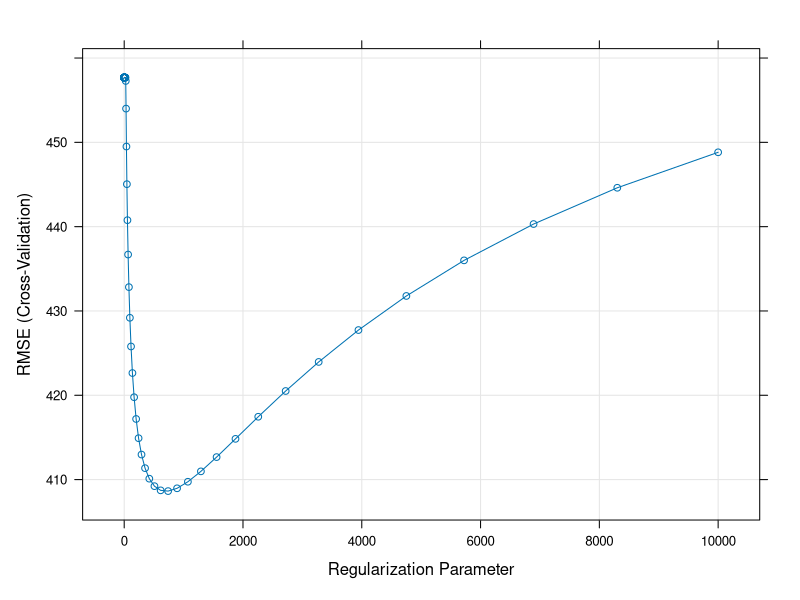
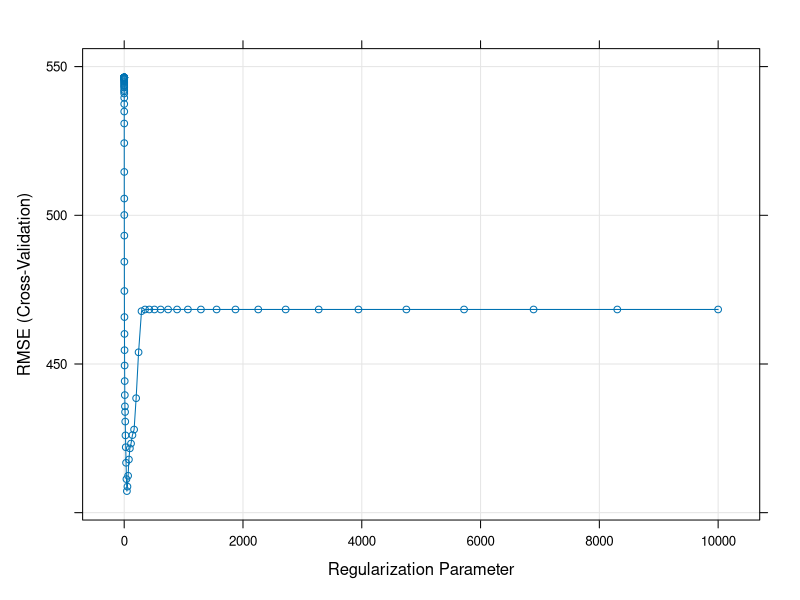
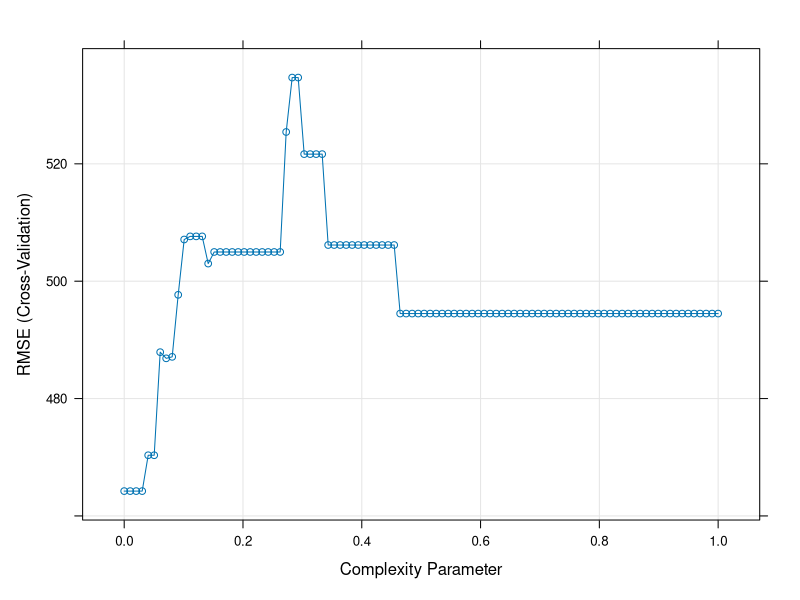
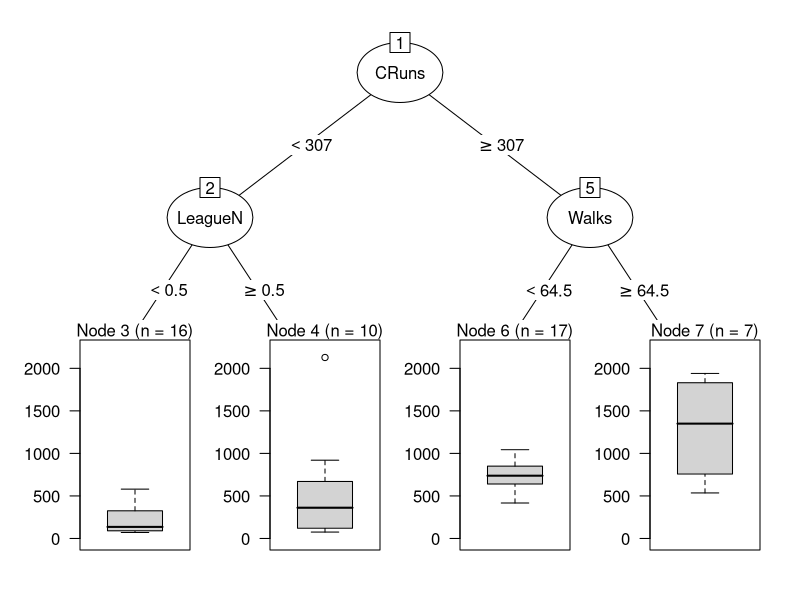
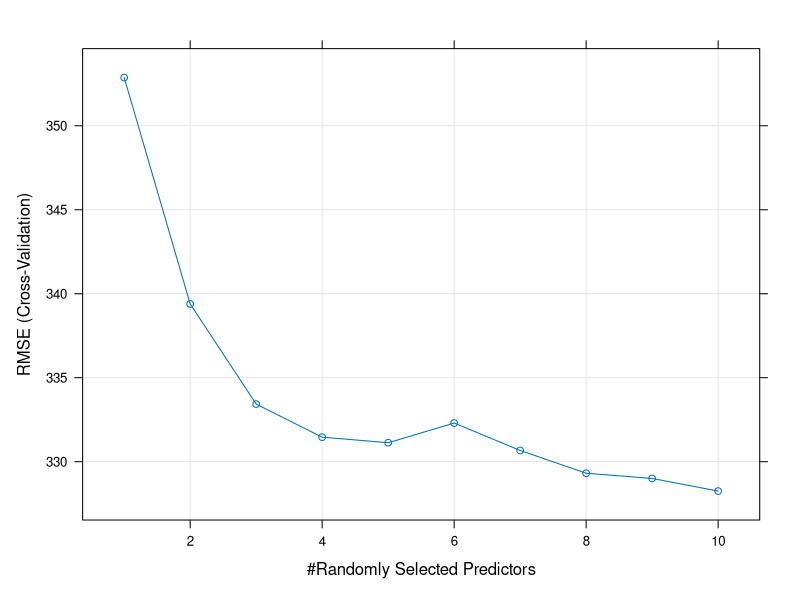

Write R code to recreate these figures, in order.
## ---- chunk 1
knitr::opts_chunk$set(comment = NA, 
                      fig.width = 6, 
                      fig.height = 6,
                      fig.align = 'center',
                      echo = FALSE, 
                      eval = FALSE, 
                      warning = FALSE,
                      message = FALSE)

options(digits = 3)

set.seed(100)
## ---- chunk 2
# Load datasets locally
library(tidyverse)
college_train <- read_csv("1_Data/college_train.csv")
college_test <- read_csv("1_Data/college_test.csv")
house_train <- read_csv("1_Data/house_train.csv")
house_test <- read_csv("1_Data/house_test.csv")
hitters_train <- read_csv("1_Data/hitters_train.csv") %>%
  select(Salary, everything())
hitters_test <- read_csv("1_Data/hitters_test.csv") %>%
  select(Salary, everything())
## ---- chunk 3
# Load packages necessary for this script
library(tidyverse)
library(caret)
library(party)
library(partykit)
## ---- chunk 4
library(tidyverse)
library(caret)
library(party)
library(partykit)
## ---- chunk 5
# Convert all character columns to factor
hitters_train <- hitters_train %>%
          mutate_if(is.character, factor)

hitters_test <- hitters_test %>%
          mutate_if(is.character, factor)
## ---- chunk 6
# Use 10-fold cross validation
ctrl_cv <- trainControl(method = "cv", 
                        number = 10) 
## ---- chunk 7
# Normal Regression --------------------------
salary_glm <- train(form = Salary ~ .,
                   data = hitters_train,
                   method = "glm",
                   trControl = ctrl_cv)
## ---- chunk 8
salary_glm
## ---- chunk 9
# Print final regression model
salary_glm$finalModel
## ---- chunk 10
# Print glm coefficients
coef(salary_glm$finalModel)
## ---- chunk 11
# Vector of lambda values to try
lambda_vec <- 10 ^ (seq(-4, 4, length = 100))
## ---- chunk 12
# Ridge Regression --------------------------
salary_ridge <- train(form = Salary ~ .,
                      data = hitters_train,
                      method = "glmnet",
                      trControl = ctrl_cv,
                      preProcess = c("center", "scale"),  # Standardise
                      tuneGrid = expand.grid(alpha = 0,  # Ridge penalty
                                             lambda = lambda_vec))
## ---- chunk 13
salary_ridge
## ---- chunk 14
plot(salary_ridge)
## ---- chunk 15
# Print best regularisation parameter
salary_ridge$bestTune$lambda
## ---- chunk 16
# Get coefficients from best lambda value
coef(salary_ridge$finalModel, 
     salary_ridge$bestTune$lambda)
## ---- chunk 17
# Actually the look quite different! The reason why is that we have changed the scale using preProcess

# If you want the coefficients on the original scale, you'd need to convert them, or run your training again without any processing. However, this can lead to problems finding the optimal Lambda value...
## ---- chunk 18
# Determine possible values of lambda
lambda_vec <- 10 ^ seq(from = -4, to = 4, length = 100)
## ---- chunk 19
# Fit a lasso regression
salary_lasso <- train(form = Salary ~ .,
                   data = hitters_train,
                   method = "glmnet",
                   trControl = ctrl_cv,
                   preProcess = c("center", "scale"),
                   tuneGrid = expand.grid(alpha = 1,  # Lasso penalty
                                          lambda = lambda_vec))
## ---- chunk 20
salary_lasso
## ---- chunk 21
plot(salary_lasso)
## ---- chunk 22
# Print best regularisation parameter
salary_lasso$bestTune$lambda
## ---- chunk 23
# Get coefficients from best lambda value
coef(salary_lasso$finalModel, 
     salary_lasso$bestTune$lambda)
## ---- chunk 24
# Yep!

# I see that many features are now removed!
## ---- chunk 25
# Determine possible values of the complexity parameter cp
cp_vec <- seq(from = 0, to = 1, length = 100)
## ---- chunk 26
# Decision Tree --------------------------
salary_rpart <- train(form = Salary ~ .,
                  data = hitters_train,
                  method = "rpart",
                  trControl = ctrl_cv,
                  tuneGrid = expand.grid(cp = cp_vec))
## ---- chunk 27
salary_rpart
## ---- chunk 28
plot(salary_rpart)
## ---- chunk 29
# Print best regularisation parameter
salary_rpart$bestTune$cp
## ---- chunk 30
# Visualise your trees
plot(as.party(salary_rpart$finalModel)) 
## ---- chunk 31
# Actually, the tree just has one root and no nodes! This is due to the optimal complexity parameter being so high.
## ---- chunk 32
# Determine possible values of the random forest diversity parameter mtry
mtry_vec <- 1:10
## ---- chunk 33
# Random Forest --------------------------
salary_rf <- train(form = Salary ~ .,
                   data = hitters_train,
                   method = "rf",
                   trControl = ctrl_cv,
                   tuneGrid = expand.grid(mtry = mtry_vec))
## ---- chunk 34
salary_rf
## ---- chunk 35
plot(salary_rf)
## ---- chunk 36
# Print best mtry parameter
salary_rf$bestTune$mtry
## ---- chunk 37
# Summarise accuracy statistics across folds
salary_resamples <- resamples(list(glm = salary_glm,
                                   ridge = salary_ridge, 
                                   lasso = salary_lasso, 
                                   dt = salary_rpart, 
                                   rf = salary_rf))
## ---- chunk 38
# Print summaries of cross-validation accuracy 

# I see below that the random forest model has the lowest mean MAE, so I
#  would expect it to be the best model in the true test data
summary(salary_resamples)
## ---- chunk 39
criterion_test <- hitters_test$Salary
## ---- chunk 40
# Save predictions for glm
glm_pred <- predict(salary_glm, newdata = hitters_test)
## ---- chunk 41
# Save predictions from other models
ridge_pred <- predict(salary_ridge, newdata = hitters_test)
lasso_pred <- predict(salary_lasso, newdata = hitters_test)
rpart_pred <- predict(salary_rpart, newdata = hitters_test)
rf_pred <- predict(salary_rf, newdata = hitters_test)
## ---- chunk 42
# Prediction error for normal regression
postResample(pred = glm_pred, 
             obs = hitters_test$Salary)

# Prediction error for ridge regression
postResample(pred = ridge_pred, 
             obs = hitters_test$Salary)

# Prediction error for lasso regression
postResample(pred = lasso_pred, 
             obs = hitters_test$Salary)

# Prediction error for decision trees
postResample(pred = rpart_pred, 
             obs = hitters_test$Salary)

# Prediction error for random forests
postResample(pred = rf_pred, 
             obs = hitters_test$Salary)

## ---- chunk 43
x <- postResample(pred = rf_pred, 
             obs = hitters_test$Salary)
## ---- chunk 44
# Random forests had the lowest test MAE of
postResample(pred = rf_pred, 
             obs = hitters_test$Salary)[3]
## ---- chunk 45
# Depends on what you mean by 'close', but they are definitely higher (worse) in the test data
## ---- chunk 46
library(tidyverse)
library(ggthemes)
